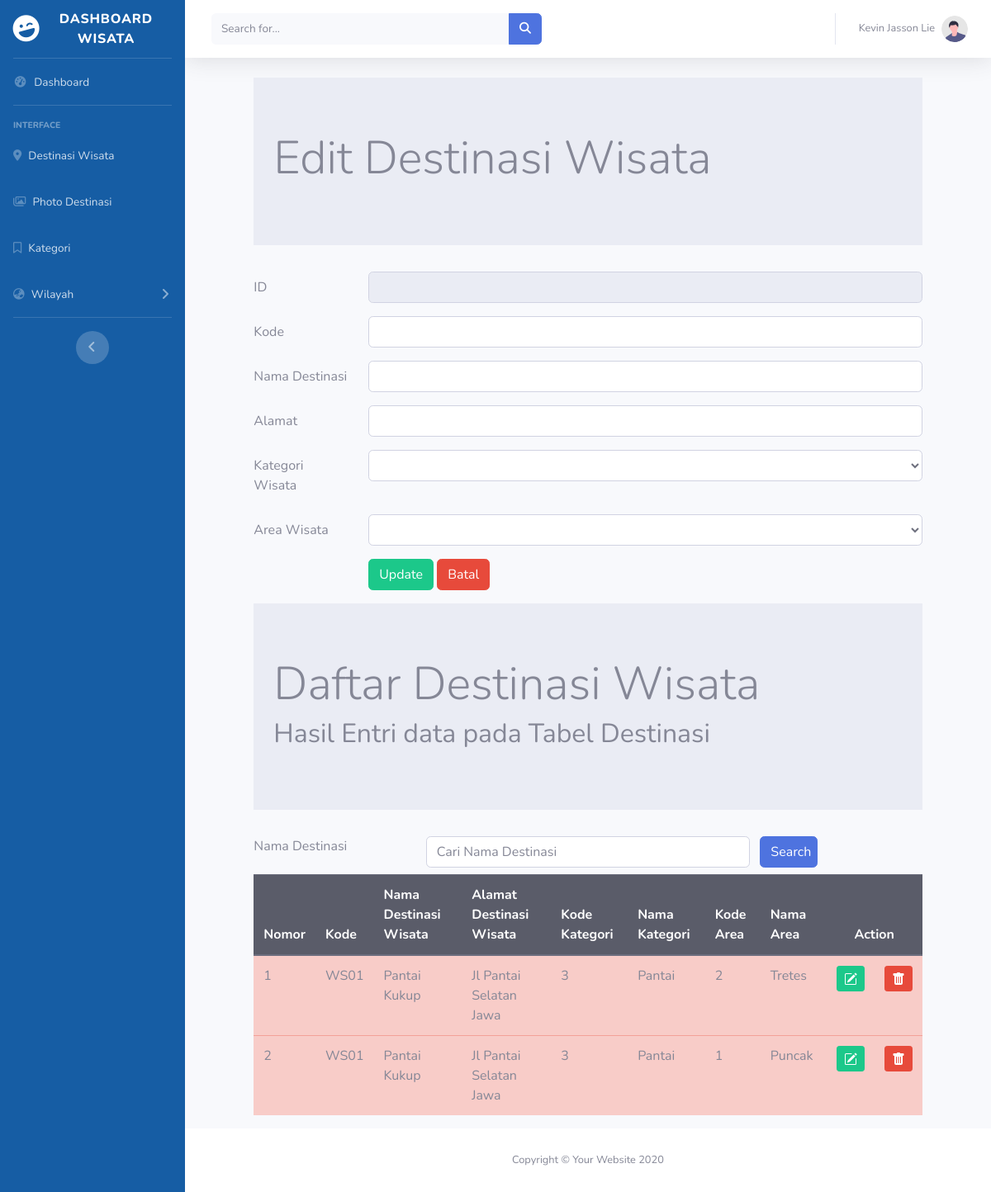
The page /ADMIN/destinasiedit.php on the database its author committed.
### tables this page shows
CREATE TABLE `destinasi` (
  `destinasiID` int(5) NOT NULL,
  `destinasiKODE` varchar(50) NOT NULL,
  `destinasiNAMA` varchar(35) NOT NULL,
  `destinasiALAMAT` varchar(255) NOT NULL,
  `kategoriID` char(4) NOT NULL,
  `areaID` char(4) NOT NULL
);

CREATE TABLE `kategori` (
  `kategoriID` int(4) NOT NULL,
  `kategoriKODE` varchar(50) NOT NULL,
  `kategoriNAMA` char(30) NOT NULL,
  `kategoriKET` varchar(255) NOT NULL,
  `kategoriREF` char(30) NOT NULL
);

CREATE TABLE `area` (
  `areaID` int(4) NOT NULL,
  `areaKODE` varchar(50) NOT NULL,
  `areaNAMA` char(35) NOT NULL,
  `areaWILAYAH` char(35) NOT NULL,
  `areaKET` varchar(255) NOT NULL,
  `provinsiID` char(2) NOT NULL
);

### ADMIN/destinasiedit.php (the view, shortened to what this page needs)
<!DOCTYPE html>
<?php
include "includes/config.php";
$destinasiid = $_GET["ubah"];
$datakategori = mysqli_query($connection, "SELECT * FROM kategori");
$dataarea = mysqli_query($connection, "SELECT * FROM area");
$editdestinasi = mysqli_query($connection, "SELECT * FROM destinasi WHERE destinasiID = '$destinasiid'");
$rowedit = mysqli_fetch_array($editdestinasi);
$editkategori = mysqli_query($connection, "SELECT * FROM destinasi, kategori
WHERE destinasiID = '$destinasiid' AND destinasi.kategoriID = kategori.kategoriID");
$rowedit2 = mysqli_fetch_array($editkategori);
$editarea = mysqli_query($connection, "SELECT * FROM destinasi, area WHERE destinasiID = '$destinasiid' and destinasi.areaID = area.areaID");
$rowedit3 = mysqli_fetch_array($editarea);
?>
<html lang="en">
<head>
    <link rel="stylesheet" type="text/css" href="https://cdnjs.cloudflare.com/ajax/libs/select2/4.0.3/css/select2.min.css">
    <link rel="stylesheet" type="text/css" href="css/bootstrap.min.css">
</head>
<body>
<?php include "header.php";?>
<div class="row">
<div class="col-sm-1">
</div>
<div class="col-sm-10">
  <div class="jumbotron jumbotron-fluid">
    <div class="container">
      <h1 class="display-4">Edit Destinasi Wisata</h1>
    </div>
  </div>
<form method="POST">
  <div class="form-group row">
    <label for="destinasiid" class="col-sm-2 col-form-label">ID</label>
    <div class="col-sm-10">
      <input type="text" class="form-control" id="destinasiid" name="destinasiid" value="<?php echo $rowedit["destinasiID"]?>" disabled maxlength="5" required>
    </div>
  </div>
  <div class="form-group row">
    <label for="destinasikode" class="col-sm-2 col-form-label">Kode</label>
    <div class="col-sm-10">
      <input type="text" class="form-control" id="destinasikode" name="destinasikode" value="<?php echo $rowedit["destinasiKODE"]?>" requried>
    </div>
  </div>
  <div class="form-group row">
    <label for="destinasinama" class="col-sm-2 col-form-label">Nama Destinasi</label>
    <div class="col-sm-10">
      <input type="text" class="form-control" name="destinasinama" id="destinasinama" value="<?php echo $rowedit["destinasiNAMA"]?>" requried>
    </div>
  </div>
  <div class="form-group row">
    <label for="destinasialamat" class="col-sm-2 col-form-label">Alamat</label>
    <div class="col-sm-10">
      <input type="text" class="form-control" name="destinasialamat" id="destinasialamat" value="<?php echo $rowedit["destinasiALAMAT"]?>" requried>
    </div>
  </div>
  <div class="form-group row">
    <label for="kategoriid" class="col-sm-2 col-form-label">Kategori Wisata</label>
    <div class="col-sm-10">
      <select class="form-control" id="kategoriid" name="kategoriid">
          <option value="<?php echo $rowedit["kategoriID"]?>"><?php echo $rowedit['kategoriID']?>
            <?php echo $rowedit2['kategoriNAMA']?></option>
          <?php while($row = mysqli_fetch_array($datakategori))
          { ?>
              <option value="<?php echo $row["kategoriID"]?>">
              </option>
          <?php } ?>
      </select>
    </div>
  </div>
  <div class="form-group row">
    <label for="areaid" class="col-sm-2 col-form-label">Area Wisata</label>
  <div class="col-sm-10">
    <select class="form-control" id="areaid" name="areaid">
        <option value="<?php echo $rowedit["areaID"]?>"><?php echo $rowedit['areaID']?>
          <?php echo $rowedit3['areaNAMA']?></option>
        <?php while($row = mysqli_fetch_array($dataarea))
        { ?>
            <option value="<?php echo $row["areaID"]?>">
            </option>
        <?php } ?>
    </select>
  </div>
  </div>
  <div class="form-group row">
    <div class="col-sm-2">
    </div>
    <div class="col-sm-10">
        <input type="submit" class="btn btn-success" value="Update" name="Edit">
        <input type="reset" class="btn btn-danger" value="Batal" name="Batal">
    </div>
  </div>
</form>
</div>
<div class="col-sm-1">
</div>
</div>
<div class="row">
    <div class="col-sm-1"></div>
    <div class="col-sm-10">
        <div class="jumbotron jumbotron-fluid">
            <div class="container">
                <h1 class="display-4">Daftar Destinasi Wisata</h1>
                <h2>Hasil Entri data pada Tabel Destinasi</h2>
            </div>
        </div>
    <form method="POST">
        <div class="form-group row mb-2">
            <label for="search" class="col-sm-3">Nama Destinasi</label>
            <div class="col-sm-6">
                <input type="text" name="search" class="form-control" id="search" value="<?php if(isset($_POST['search'])) {echo $_POST['search'];}?>" placeholder="Cari Nama Destinasi">
            </div>
            <input type="submit" name="kirim" class="col-sm-1 btn btn-primary" value="Search">
        </div>
    </form>
    <table class="table table-hover table-danger">
        <thead class="thead-dark">
            <tr>
                <th>Nomor</th>
                <th>Kode</th>
                <th>Nama Destinasi Wisata</th>
                <th>Alamat Destinasi Wisata</th>
                <th>Kode Kategori</th>
                <th>Nama Kategori</th>
                <th>Kode Area</th>
                <th>Nama Area</th>
                <th colspan="2" style="text-align: center">Action</th>
            </tr>
        </thead>
        <tbody>
        <?php
        if(isset($_POST["kirim"]))
        {
            $search = $_POST['search'];
            $query = mysqli_query($connection, "SELECT destinasi.*,
                kategori.kategoriID, kategori.kategoriNAMA, area.areaID, area.areaNAMA
                FROM destinasi, kategori, area
                WHERE destinasiNAMA LIKE '%".$search."%'
                AND destinasi.kategoriID = kategori.kategoriID
                AND destinasi.areaID = area.areaID");
        }else
            {
            $query = mysqli_query($connection, "SELECT destinasi.*,
                kategori.kategoriID, kategori.kategoriNAMA, area.areaID, area.areaNAMA
                FROM destinasi, kategori, area
                WHERE destinasi.kategoriID = kategori.kategoriID
                AND destinasi.areaID = area.areaID");
            }
            $nomor = 1;
            while ($row = mysqli_fetch_array($query))
            { ?>
                <tr>
                    <td><?php echo $nomor;?></td>
                    <td><?php echo $row['destinasiKODE'];?></td>
                    <td><?php echo $row['destinasiNAMA'];?></td>
                    <td><?php echo $row['destinasiALAMAT'];?></td>
                    <td><?php echo $row['kategoriID'];?></td>
                    <td><?php echo $row['kategoriNAMA'];?></td>
                    <td><?php echo $row['areaID'];?></td>
                    <td><?php echo $row['areaNAMA'];?></td>
<td>
<a href="destinasiedit.php?ubah=<?php echo $row["destinasiID"]?>"
  class="btn btn-success btn-sm" title="EDIT">
</a>
</td>
<td>
<a href="destinasihapus.php?hapus=<?php echo $row["destinasiID"]?>"
  class="btn btn-danger btn-sm" title="HAPUS">
</a>
</td>
                </tr>
            <?php $nomor = $nomor + 1;?>
            <?php } ?>
        </tbody>
    </table>
    </div>
    <div class="col-sm-1"></div>
</div>
<?php include "footer.php";?>
</body>
</html>

### rows shown on the page
destinasi: destinasiKODE "WS01", destinasiNAMA "Pantai Kukup", destinasiALAMAT "Jl Pantai Selatan Jawa", kategoriID.kategoriID "3", kategoriID.kategoriNAMA "Pantai", areaID.areaID "2", areaID.areaNAMA "Tretes"
destinasi: destinasiKODE "WS01", destinasiNAMA "Pantai Kukup", destinasiALAMAT "Jl Pantai Selatan Jawa", kategoriID.kategoriID "3", kategoriID.kategoriNAMA "Pantai", areaID.areaID "1", areaID.areaNAMA "Puncak"
